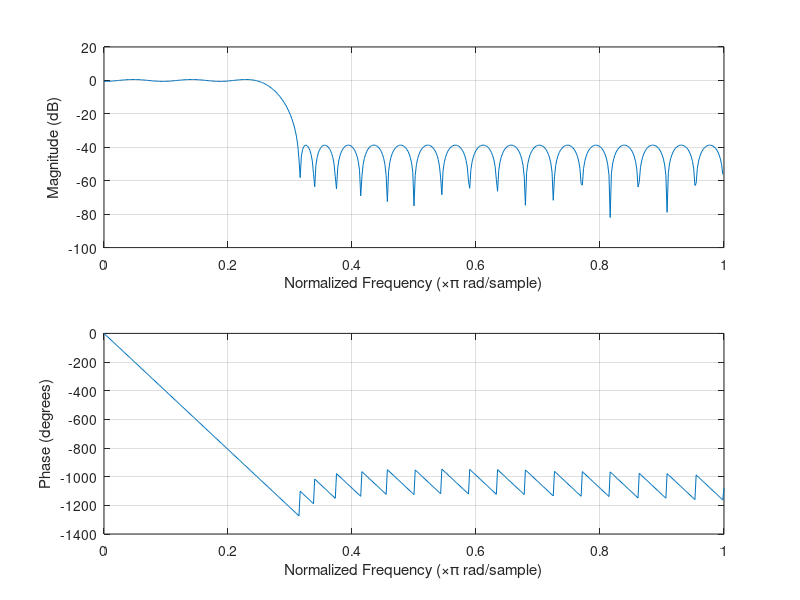
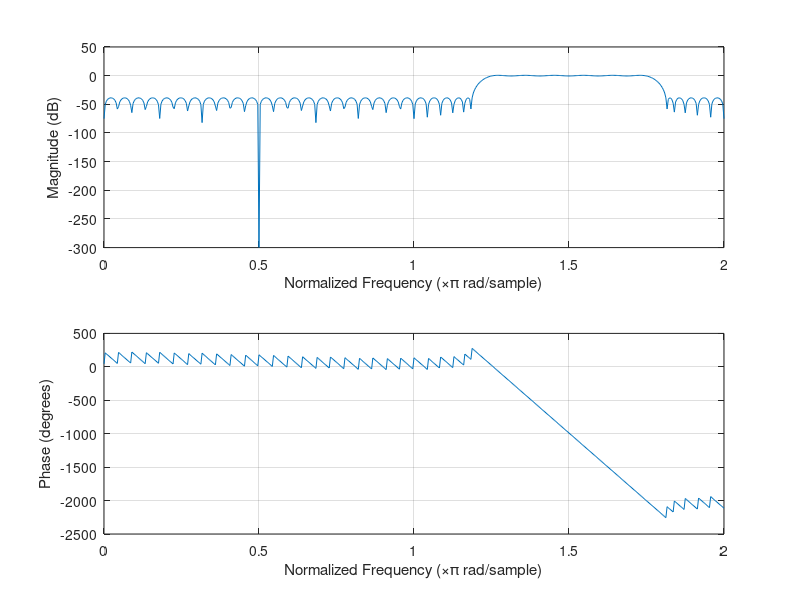
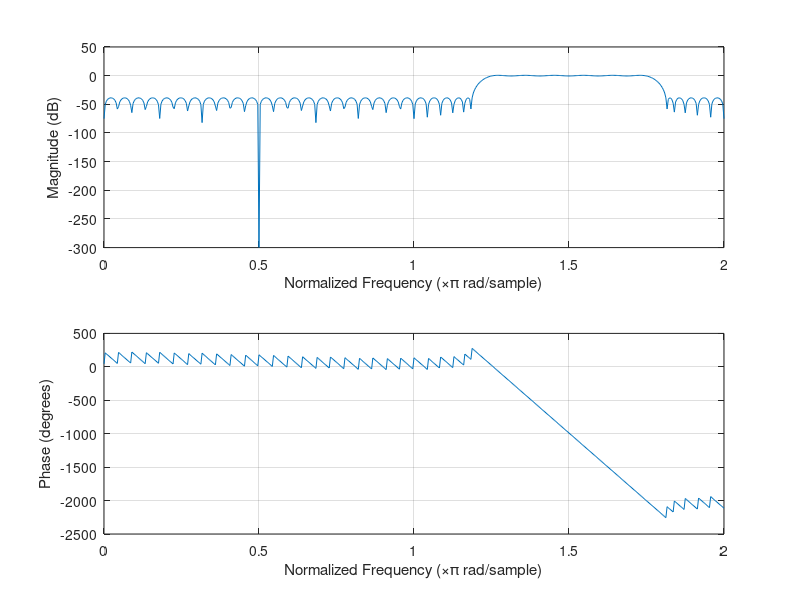

The MATLAB source for these figures, in order:


%
M = 4;
h = [ -0.0009093714294664,  -0.0131039723556, -0.01424088011746, -0.01328129154772,...
  -0.005353692716829, 0.005799799835828,   0.0134282988452,  0.01165197117339,...
  0.0002104904707588, -0.01397503937279, -0.02036842682065, -0.01200480600054,...
   0.008263864050822,  0.02752574206947,  0.03006473784499, 0.008576982157428,...
   -0.02789051410391, -0.05547653191852, -0.04745043679418, 0.009508467904644,...
     0.1044023666957,   0.2038967811279,   0.2673804325659,   0.2673804325659,...
     0.2038967811279,   0.1044023666957, 0.009508467904644, -0.04745043679418,...
   -0.05547653191852, -0.02789051410391, 0.008576982157428,  0.03006473784499,...
    0.02752574206947, 0.008263864050822, -0.01200480600054, -0.02036842682065,...
   -0.01397503937279,0.0002104904707588,  0.01165197117339,   0.0134282988452,...
   0.005799799835828,-0.005353692716829, -0.01328129154772, -0.01424088011746,...
    -0.0131039723556,-0.0009093714294664];
N = size(h,2);
n = 0:N-1;

Wm = exp(j*2*pi/M);
h_neg1 = h.*Wm.*exp(-n*j*2*pi/M);
h_pos1 = h.*Wm.*exp(n*j*2*pi/M);

figure();freqz(h);
figure();freqz(h_neg1);
figure();freqz(h_neg1);





